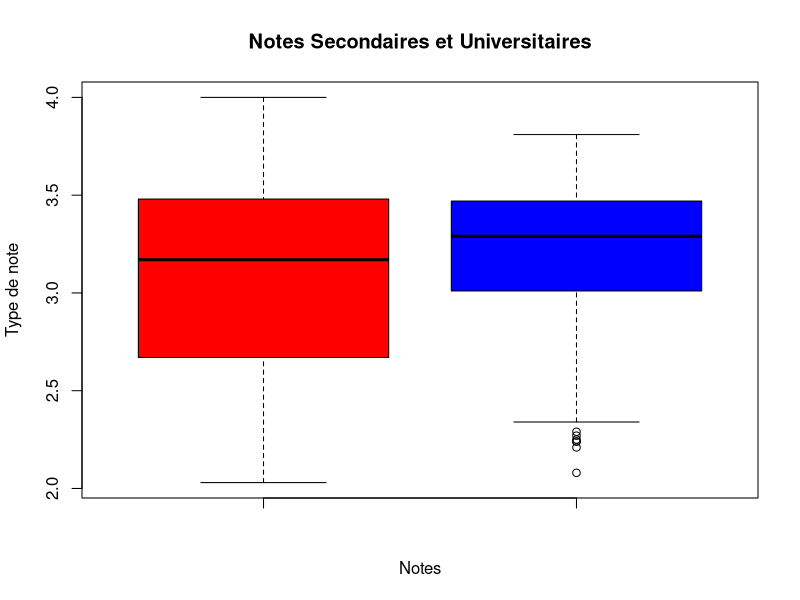
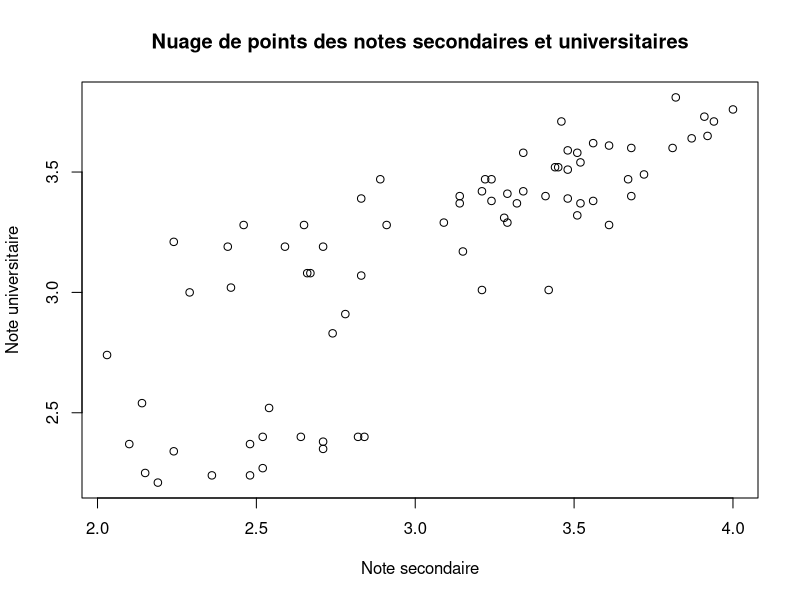
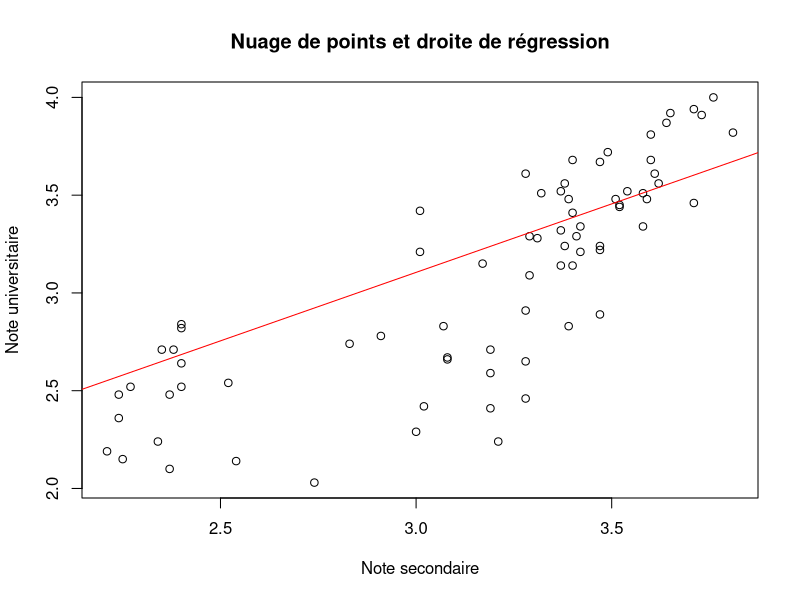
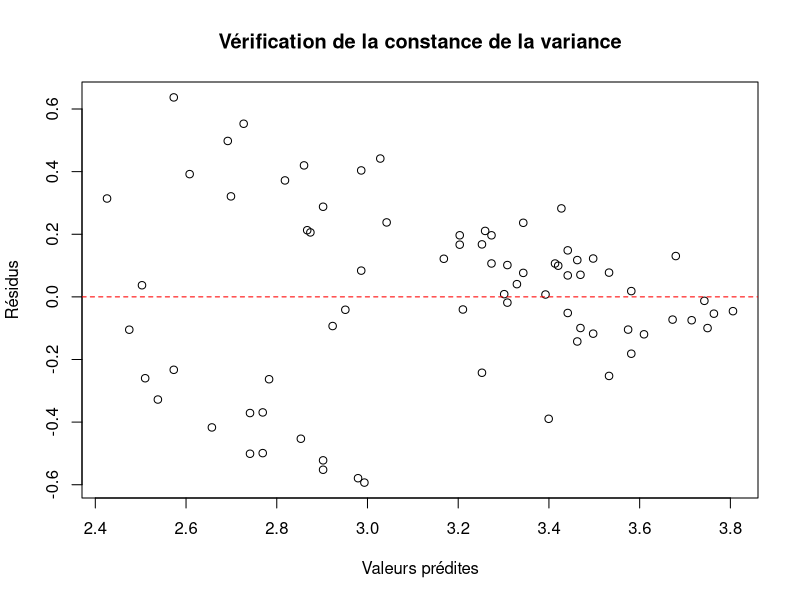
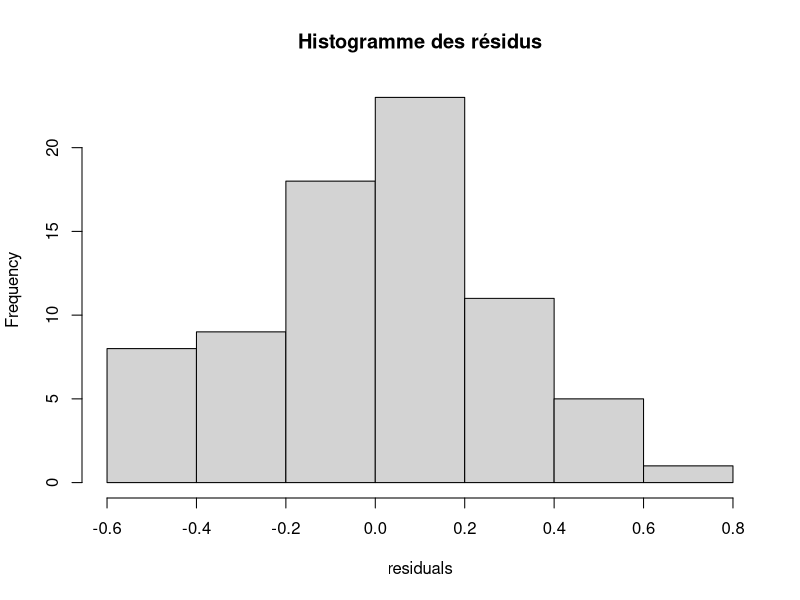
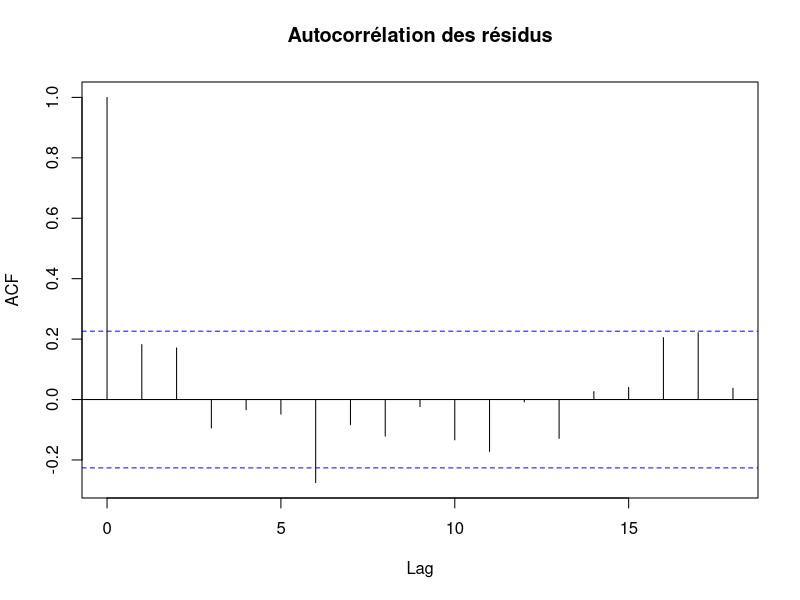

The R script that drew these images, in order:
GPA=read.csv("GPA.csv",header = T,dec=",",sep=";")

summary(GPA)

boxplot(GPA$high_GPA, GPA$univ_GPA, col = c("red", "blue"), main = "Notes Secondaires et Universitaires", xlab = "Notes", ylab = "Type de note")
#Commentaire:
  # Nous pouvons voir que la médiane des notes universitaires est légèrement plus 
#élevée que celle des notes en études secondaires. Les deux distributions ont 
#une certaine dispersion, mais les notes universitaires ont une plage plus 
#restreinte que les notes en études secondaires. De plus, il y a plus de notes 
#universitaires plus élevées que de notes en études secondaires plus élevées. 
#Cependant, nous pouvons également voir que les valeurs aberrantes sont plus fréquentes dans les notes universitaires que dans les notes en études secondaires.

sous_ensemble_apprentissage <- GPA[1:75,]
sous_ensemble_test <- GPA[76:105,]

plot(sous_ensemble_apprentissage$high_GPA, sous_ensemble_apprentissage$univ_GPA, 
     xlab = "Note secondaire", ylab = "Note universitaire", 
     main = "Nuage de points des notes secondaires et universitaires")
#Commentaire:
  #On peut voir que les données ont une certaine tendance linéaire, 
#ce qui indique une corrélation positive entre les notes secondaires et universitaires. Cependant, il y a également beaucoup de dispersion dans les données, 
#ce qui signifie que la corrélation n'est pas parfaitement linéaire et qu'il peut y avoir d'autres facteurs influençant la note universitaire.

cor(sous_ensemble_apprentissage$high_GPA, sous_ensemble_apprentissage$univ_GPA)
#Commentaire:
  #Le coefficient de corrélation linéaire est de 0.8021245, ce qui indique qu'il existe une corrélation 
#positive forte entre les notes secondaires et universitaires. 
#Autrement dit, plus une personne obtient une note élevée au lycée, plus elle a de chances d'obtenir une note élevée à l'université.

modele <- lm(univ_GPA ~ high_GPA, data = sous_ensemble_apprentissage)
summary(modele)

plot(high_GPA ~ univ_GPA, data = sous_ensemble_apprentissage, xlab = "Note secondaire", ylab = "Note universitaire", main = "Nuage de points et droite de régression")
abline(modele, col = "red")

cor(GPA$high_GPA[1:75], GPA$univ_GPA[1:75])
#Commentaire: On obtient un coefficient de corrélation de 0.833, ce qui indique une forte corrélation linéaire entre les deux variables.

modele <- lm(univ_GPA ~ high_GPA, data=GPA[1:75,])
summary(modele)
#Commentaire: Pour tester la significativité de la régression linéaire, on peut utiliser un test de Student sur la pente de la droite de régression.
#Le test de Student sur la pente de la droite de régression est indiqué dans la colonne "Pr(>|t|)" du tableau de résultats. 
#Dans notre cas, la valeur est très faible (2.2e-16), ce qui indique que la pente est significativement différente de zéro. 
#On peut donc conclure que la régression est significative.

#On peut voir que le coefficient de détermination est de 0.6434, 
#ce qui indique que le modèle explique 64.34% de la variabilité de la note universitaire en fonction de la note secondaire. 
#Autrement dit, la qualité de la prédiction du modèle est relativement bonne, 
#bien que certains points peuvent se trouver loin de la droite de régression.

# Récupérer les résidus
residuals <- resid(modele)

# Vérifier la constance de la variance
plot(modele$fitted.values, residuals, xlab = "Valeurs prédites", ylab = "Résidus", main = "Vérification de la constance de la variance")
abline(h = 0, lty = 2, col = "red")

# Vérifier la normalité des résidus
hist(residuals, main = "Histogramme des résidus")

# Vérifier l'indépendance des résidus
acf(residuals, main = "Autocorrélation des résidus")

#Les graphiques montrent que les résidus sont centrés en zéro et semblent avoir
#une variance constante, mais ne suivent pas une loi normale et présentent une 
#légère autocorrélation. Cela peut indiquer une violation de l'hypothèse 
#d'indépendance des résidus. Cependant, le faible nombre d'observations peut 
#rendre difficile l'interprétation de ces résultats. Il serait 
#donc préférable de réaliser une étude plus poussée si cela était nécessaire.

sous_ensemble_test$univ_GPA_pred <- predict(modele, sous_ensemble_test)
#La fonction predict() renvoie une liste de valeurs prédites pour la variable
#de réponse (dans notre cas, la note universitaire) basées 
#sur les valeurs de la variable explicative (dans notre cas, la note de lycée).
sous_ensemble_test

# Calcul de l'erreur absolue moyenne
MAE <- function(observed, predicted){
  mean(abs(predicted - observed))
}
MAE(sous_ensemble_test$univ_GPA, predict(modele, sous_ensemble_test))
